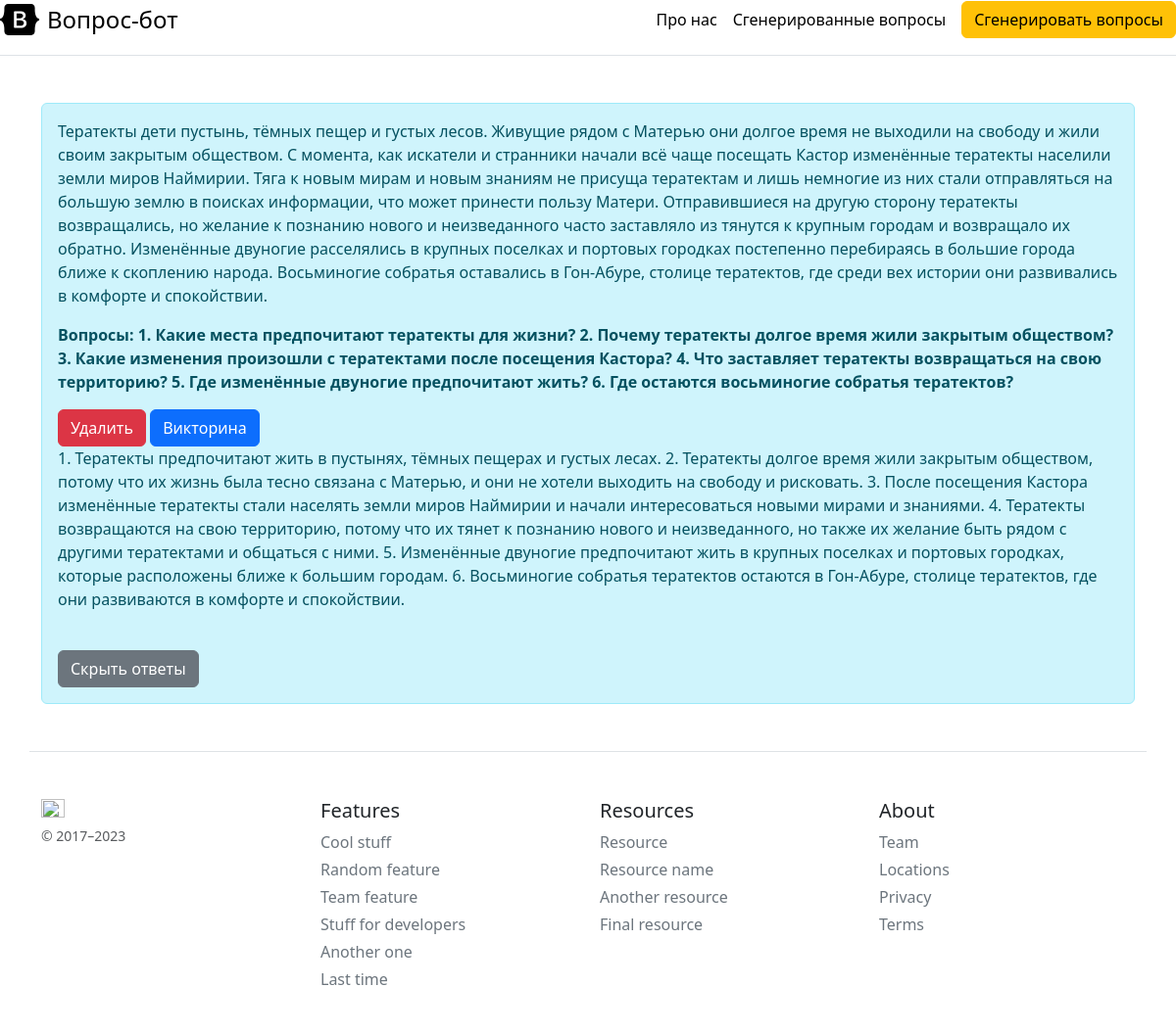
Screenshot of /history/1/answer with the database file from the repository.
### app.py (models this page shows, shortened)
class Upload(db.Model):
    __bind_key__ = 'messages'
    id = db.Column(db.Integer, primary_key=True)
    filename = db.Column(db.String(50))
    part_text = db.Column(db.String(150))
    data = db.Column(db.Text, nullable=False)#db.Column(db.LargeBinary)
    questions = db.Column(db.Text, nullable=True)
    answer = db.Column(db.Text, nullable=True)
    false_answer = db.Column(db.Text, nullable=True)

### app.py (the view)
@app.route('/history/<int:id>/answer')
def show_answer(id):
    return more_history(id=id, stick=1)

### app.py (called while the page is built)
@app.route('/history/<int:id>')
def more_history(id, stick=0):
    upload = Upload.query.get(id)
    return render_template("more_history.html", upload=upload, stick=stick)

### templates/more_history.html (shortened to what this page needs)
{% extends 'base.html' %}
{% block body %}
<div class="container mt-5">
    <div class="alert alert-info">
        <p>{{upload.data}}</p>
        <p><b>Вопросы:
            {{upload.questions}}</b></p>
        <a href="/history/{{ upload.id }}/del" class = "btn btn-danger">Удалить</a>
        <a href="/history/{{ upload.id }}/quiz" class = "btn btn-primary">Викторина</a>
        {% if stick==0 %}
        <a href="/history/{{ upload.id }}/answer" class = "btn btn-success">Показать ответы</a>
        {% elif stick==1 %}
        <p>{{upload.answer}}</p>
        <br><a href="/history/{{ upload.id }}/close" class = "btn btn-secondary">Скрыть ответы</a>
        {% elif stick==2 %}
        <p>Тут должна была быть викторина</p>
        {% endif %}
    </div>
</div>
{% endblock %}

### rows the page displays
Upload: data "Тератекты дети пустынь, тёмных пещер и густых лесов. Живущие рядом с Матерью они долгое время не выходили на свободу и жили своим закрытым обществом. С момента, как искатели и странники начали всё чаще посещать Кастор изменённые тератекты населили земли миров Наймирии. Тяга к новым мирам и новым знаниям не присуща тератектам и лишь немногие из них стали отправляться на большую землю в поисках информации, что может принести пользу Матери. Отправившиеся на другую сторону тератекты возвращались, но желание к познанию нового и неизведанного часто заставляло из тянутся к крупным городам и возвращало их обратно. Изменённые двуногие расселялись в крупных поселках и портовых городках постепенно…", questions "1. Какие места предпочитают тератекты для жизни? 2. Почему тератекты долгое время жили закрытым обществом? 3. Какие изменения произошли с тератектами после посещения Кастора? 4. Что заставляет тератекты возвращаться на свою территорию? 5. Где изменённые двуногие предпочитают жить? 6. Где остаются восьминогие собратья тератектов?", answer "1. Тератекты предпочитают жить в пустынях, тёмных пещерах и густых лесах. 2. Тератекты долгое время жили закрытым обществом, потому что их жизнь была тесно связана с Матерью, и они не хотели выходить на свободу и рисковать. 3. После посещения Кастора изменённые тератекты стали населять земли миров Наймирии и начали интересоваться новыми мирами и знаниями. 4. Тератекты возвращаются на свою территорию, потому что их тянет к познанию нового и неизведанного, но также их желание быть рядом с другими тератектами и общаться с ними. 5. Изменённые двуногие предпочитают жить в крупных поселках и портовых городках, которые расположены ближе к большим городам. 6. Восьминогие собратья тератектов…"
